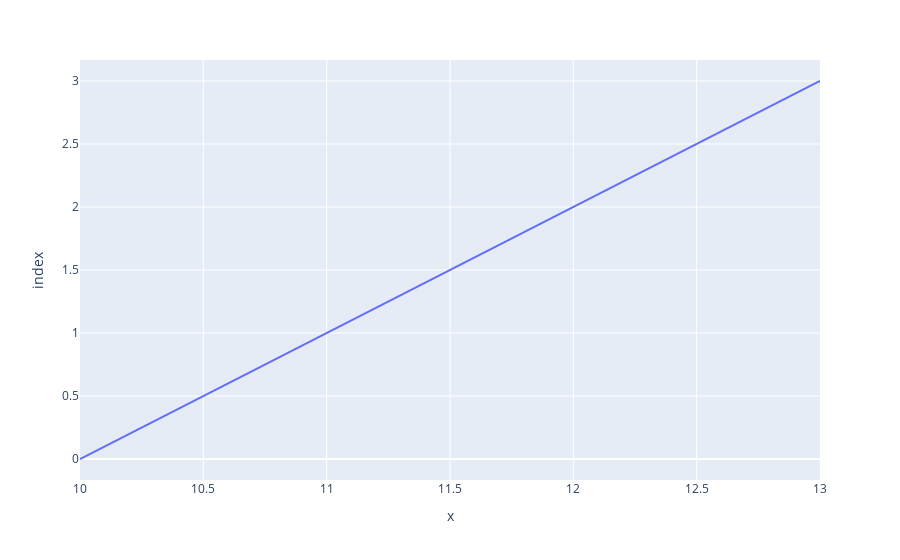

Notebook code for this chart:
### Markdown cell above
- **Line Plot**:

  Connect data points with lines to show trends over a continuous domain.

### Code cell
fig = px.line(x, y)
fig.show()

### Figure 1 — Plotly figure (JSON) as saved in the notebook; plotly's stock layout.template omitted (floating-point values rounded to 4 significant figures)
{"data": [{"hovertemplate": "x=%{x}<br>index=%{y}<extra></extra>", "legendgroup": "", "line": {"color": "#636efa", "dash": "solid"}, "marker": {"symbol": "circle"}, "mode": "lines", "name": "", "orientation": "h", "showlegend": false, "type": "scatter", "x": [10, 11, 12, 13], "xaxis": "x", "y": [0, 1, 2, 3], "yaxis": "y"}], "layout": {"legend": {"tracegroupgap": 0}, "margin": {"t": 60}, "xaxis": {"anchor": "y", "domain": [0, 1], "title": {"text": "x"}}, "yaxis": {"anchor": "x", "domain": [0, 1], "title": {"text": "index"}}}}
